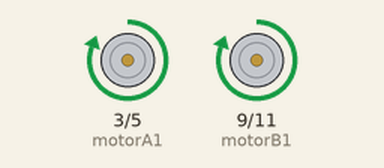
A sketch run on a simulated Arduino Uno, built with avr-gcc and run on an emulated ATmega328P. Shown: motor-driver pin pairs drawn as motors (green arrow = first pin HIGH = forward, orange = second pin HIGH = backward, longer = more drive).

Above: at 2.5 s.
At 12.5 s:
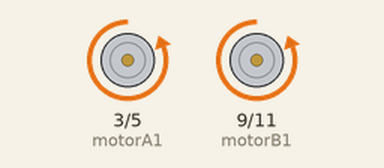
At 17.5 s:
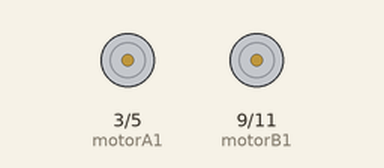
Timing chart, 0 to 26.0 s (numbered marks = the images above):
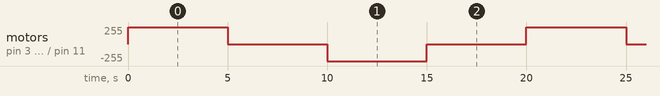

Measured:
- by itself, motor on pin 3 (motorA1) / pin 5 (motorA2), motor on pin 9 (motorB1) / pin 11 (motorB2): repeats every 20.0 s: stopped 5.0 s, backward 255/255 5.0 s, stopped 5.0 s, forward 255/255 5.0 s

The sketch:

motor2.ino
```cpp
int motorA1 = 3; //Entrada 3 del L293D
int motorA2 = 5; // Entrada 4 del l293d
int motorB1 = 9; //Entrada 2 del l293d
int motorB2 = 11; //Entrada 1 del l293d
void setup()
{
  pinMode(motorA1, OUTPUT);
  pinMode(motorA2, OUTPUT);
  pinMode (motorB1, OUTPUT);
  pinMode (motorB2, OUTPUT);

}

void loop()
{
  digitalWrite(motorA1, HIGH);
  digitalWrite(motorB1, HIGH);
  digitalWrite(motorB2, LOW);
  digitalWrite(motorA2, LOW);
  delay(5000);

  digitalWrite(motorA1, LOW);
  digitalWrite (motorA2, LOW);
  digitalWrite(motorB1, LOW);
  digitalWrite(motorB2, LOW);
  delay (5000);

  digitalWrite (motorA1,LOW);
  digitalWrite(motorA2,HIGH);
  digitalWrite(motorB1,LOW);
  digitalWrite (motorB2, HIGH);
  delay (5000);

  digitalWrite(motorA1, LOW);
  digitalWrite (motorA2, LOW);
  digitalWrite(motorB1, LOW);
  digitalWrite(motorB2, LOW);
  delay (5000);
}
```
